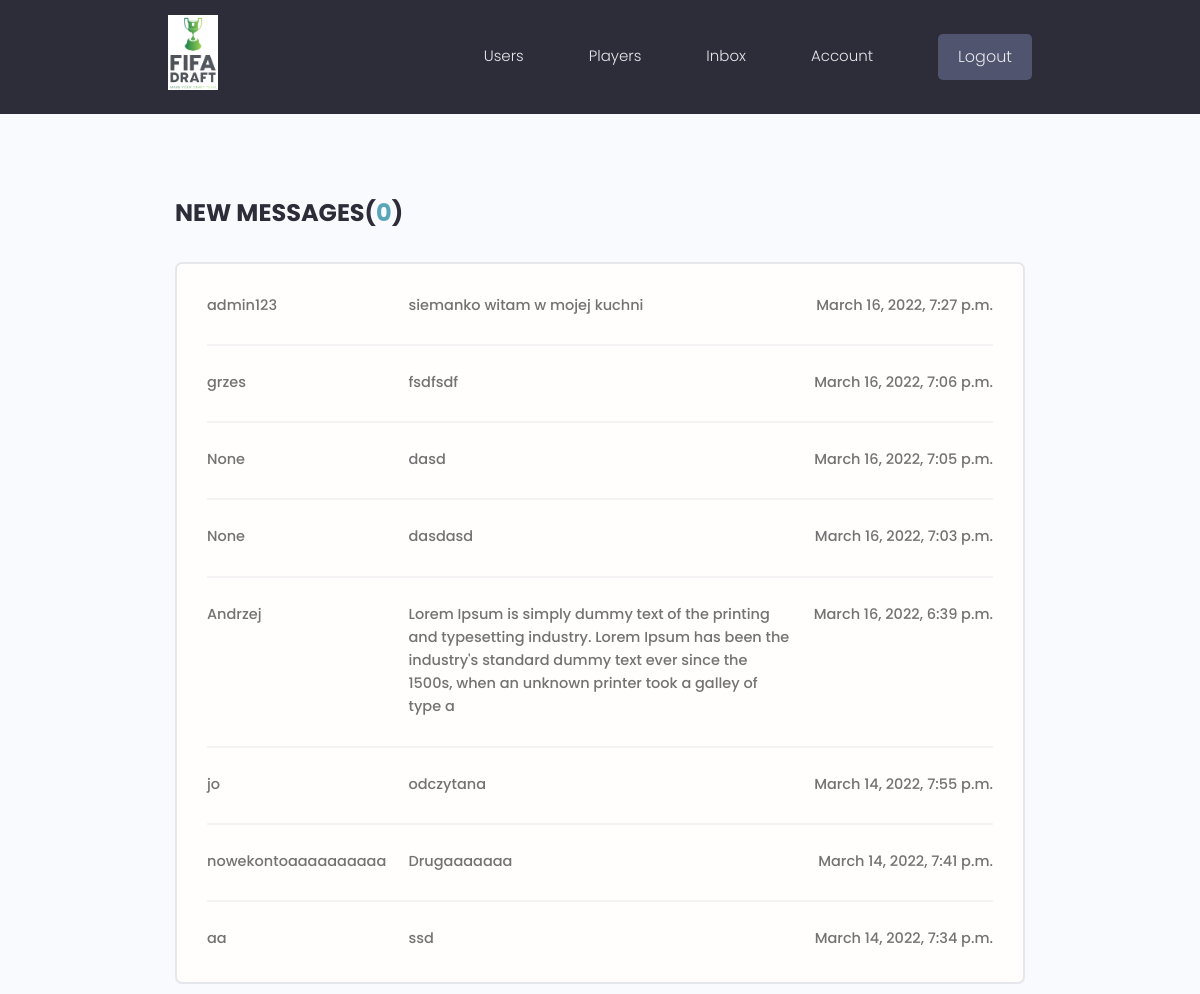
Page /inbox/ (signed in) on the earlier database version.
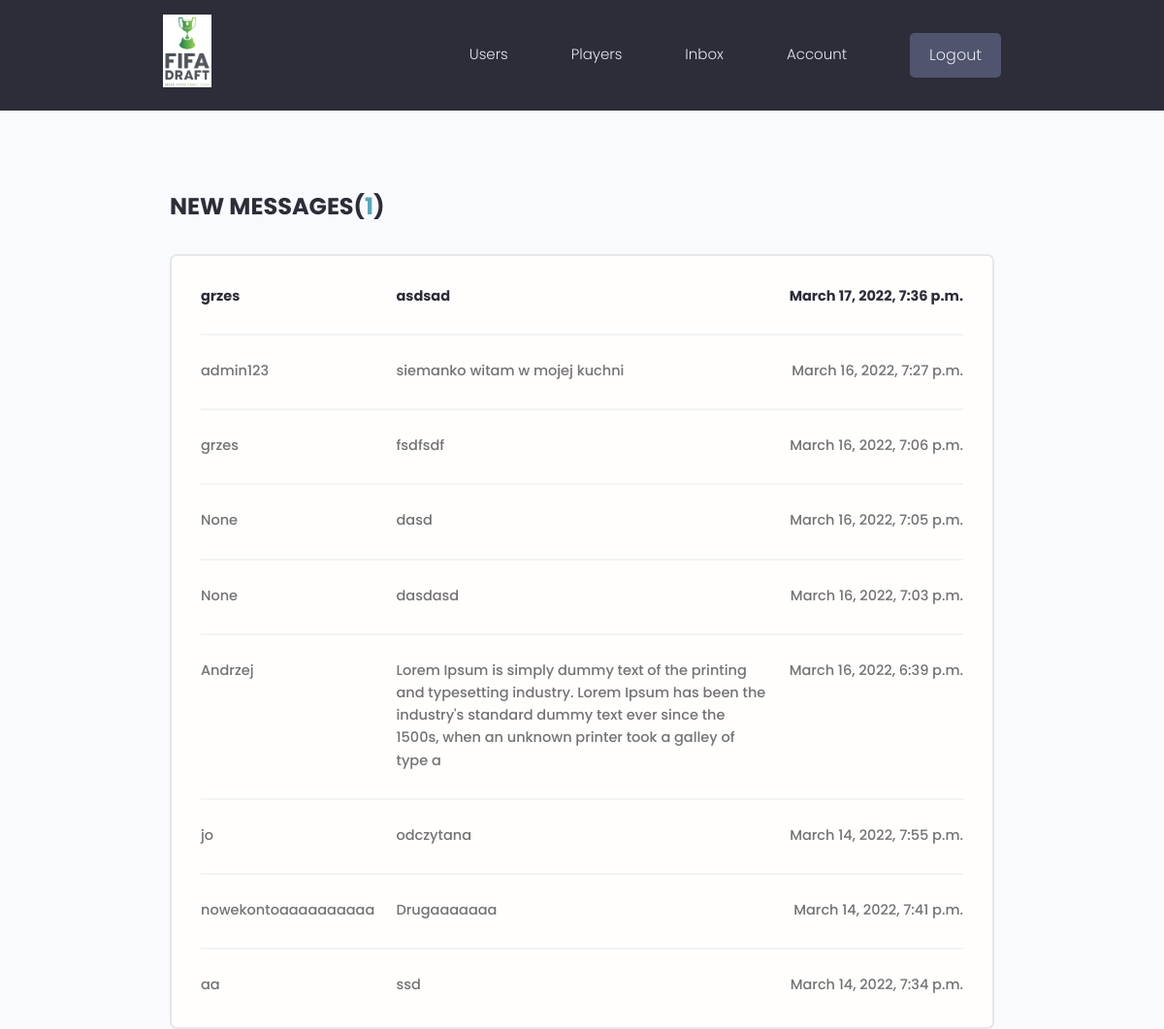
Same page on the later database version.
### users/models.py (models this page shows, shortened)
class Message(models.Model):
    sender = models.ForeignKey(
        Profile, on_delete=models.SET_NULL, null=True, blank=True
    )
    recipient = models.ForeignKey(
        Profile,
        on_delete=models.SET_NULL,
        null=True,
        blank=True,
        related_name="messages",
    )
    sender_name = models.CharField(max_length=200, null=True, blank=True)
    email = models.EmailField(max_length=200, null=True, blank=True)
    subject = models.CharField(max_length=200, null=True, blank=True)
    body = models.TextField(max_length=400)
    is_read = models.BooleanField(default=False, null=True)
    created = models.DateTimeField(auto_now_add=True)
    id = models.UUIDField(
        default=uuid.uuid4, unique=True, primary_key=True, editable=False
    )
    class Meta:
        ordering = ["is_read", "-created"]

### users/views.py (the view)
# urls.py: path("inbox/", views.inbox, name="inbox"),
@login_required(login_url="login")
def inbox(request):
    profile = request.user.profile
    message_request = profile.messages.all()
    unread_count = message_request.filter(is_read=False).count()
    context = {"message_request": message_request, "unread_count": unread_count}
    return render(request, "users/inbox.html", context)

### users/templates/users/inbox.html
{% extends 'main.html' %}
{% block content %}
<main class="inbox my-xl">
  <div class="content-box">
    <h3 class="inbox__title">New Messages(<span>{{unread_count}}</span>)</h3>
    <ul class="messages">
      {% for message in message_request %}
      {% if message.is_read == False %}
      <li class="message message--unread">
        {% else %}
      <li class="message">
        {% endif %}
        <a href="{% url 'message' message.id %}">
          <span class="message__author">{{message.sender_name}}</span>
          <span class="message__subject">{{message.subject}}</span>
          <span class="message__date">{{message.created}}</span>
        </a>
      </li>
      {% endfor %}
    </ul>
  </div>
</main>
{% endblock content %}

Differences in the rows shown:
added Message: sender_name "grzes", subject "asdsad", created "March 17, 2022, 7:36 p.m."
Other differences:
{{ unread_count }}: "0" → "1"
